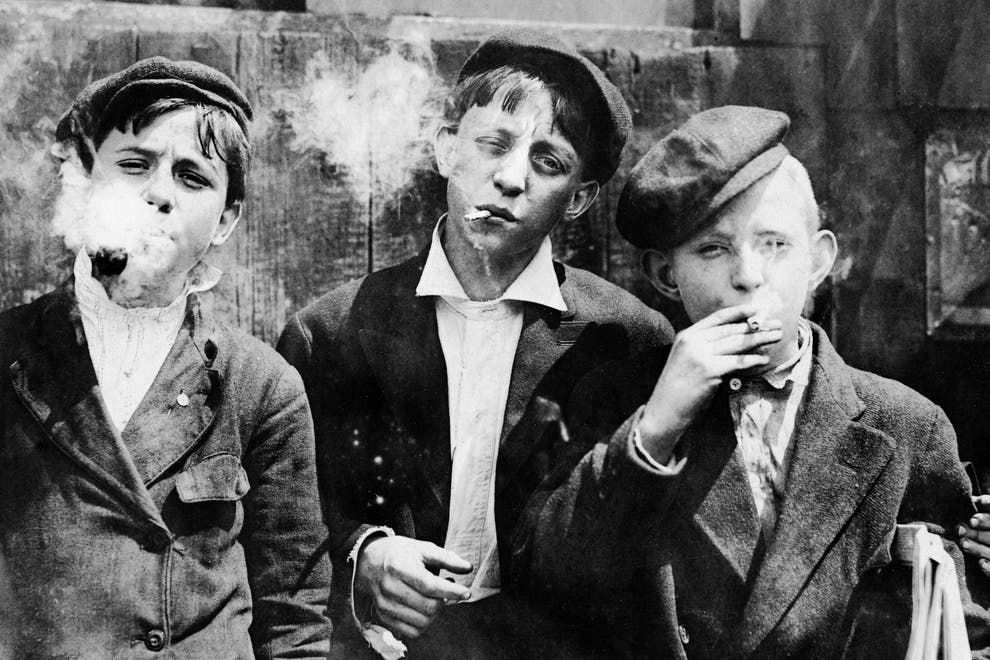
#> input picture source_images/task_2_3/smoking-boys.jpg, 990 x 660 px
$ python task_2.py
#> lines starting #> are read from the running program, lines starting #| are printed output that depends on the picture
import numpy as np
import cv2 as cv
import matplotlib.pyplot as plt
import matplotlib.image as img


def display_image(photo, title, option=0):
    # displaying and saving photo
    plt.imshow(photo, cmap='gray')
    plt.axis('off')
    if option:
        plt.imsave(f'result/task_2/{title}.png', photo, cmap='gray')
    plt.show()
    plt.close()


def fourier_transform(matrix, width, height):
    matrix_image = np.fft.fft2(matrix, (height, width))
    return matrix_image


def inverse_fourier_transform(image):
    restored_photo = np.fft.ifft2(image)
    # restored_photo = np.fmax(restored_photo/np.max(restored_photo), np.zeros(restored_photo.shape))
    # restored_photo = np.clip(restored_photo, 0, 1)
    return restored_photo.real


def blurring(image, option, ks):
    # photo blurring
    match option:
        case 1:
            # averaging blurring
            kernel = np.ones((ks, ks), np.float64) / ks**2
            return cv.filter2D(image, ddepth=-1, kernel=kernel)
        case 2:
            # gaussian blurring
            gauss = np.array([[np.e**((-9/(ks**2))*((i - (ks+1)/2)**2 + (j - (ks+1)/2)**2)) for i in range(1, 10)] for j in range(1, 10)])
            kernel = gauss / np.sum(gauss)
            return cv.filter2D(image, ddepth=-1, kernel=kernel)
        case _:
            print('Empty option =)')


# kernel size
n = [5, 9, 11]
src_image = cv.imread('source_images/task_2_3/smoking-boys.jpg', 0)
#> src_image is the input picture: shape (660, 990); min 0, max 255, mean 98.4
h, w = src_image.shape
#> h = 660; w = 990
"""
for k in n:
    blurred = blurring(src_image, 1, k)
    display_image(blurred, f'Averaging_{k}', 1)
"""
for k in n:
    ht, wd = h+k-1, w+k-1
    gauss = np.array([[np.e ** ((-9 / (k ** 2)) * ((i - (k + 1) / 2) ** 2 + (j - (k + 1) / 2) ** 2)) for i in range(1, 10)] for j in range(1, 10)])
    kernel = gauss / np.sum(gauss)
    f_mp = np.multiply(fourier_transform(src_image, wd, ht), fourier_transform(kernel, wd, ht))
    blurred = inverse_fourier_transform(f_mp)
    display_image(blurred, f'Gaussian_fourier_{k}', 1)
#> this loop made 3 passes
#> pass 1, `blurred = inverse_fourier_transform(f_mp)`:
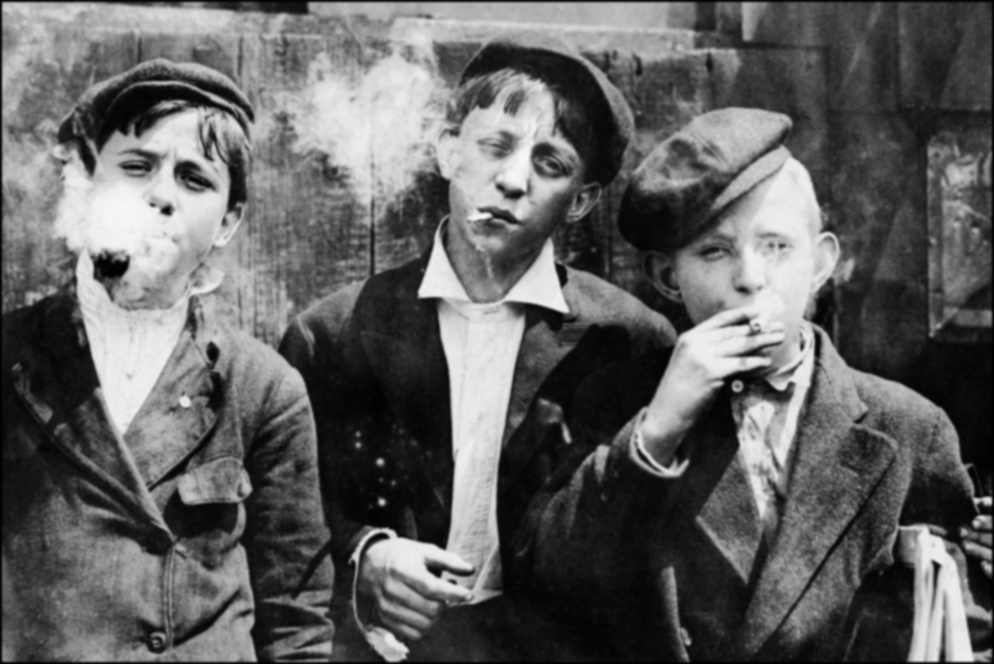
#> blurred: shape (664, 994) float64; min 0.0288, max 247, mean 97.4
#> pass 2, `blurred = inverse_fourier_transform(f_mp)`:
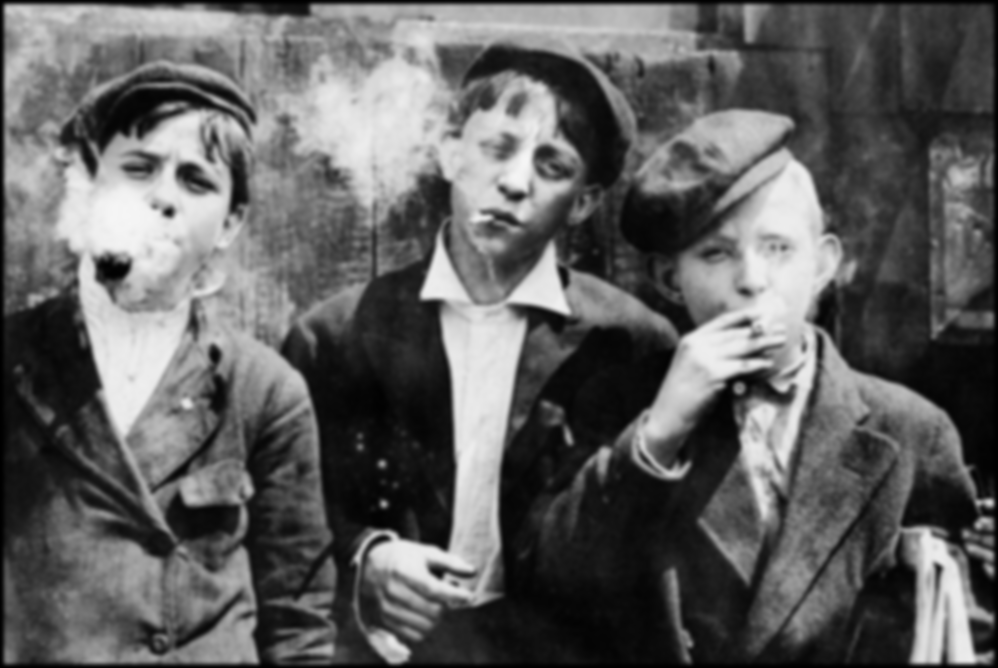
#> blurred: shape (668, 998) float64; min 0.0316, max 245.8, mean 96.5
